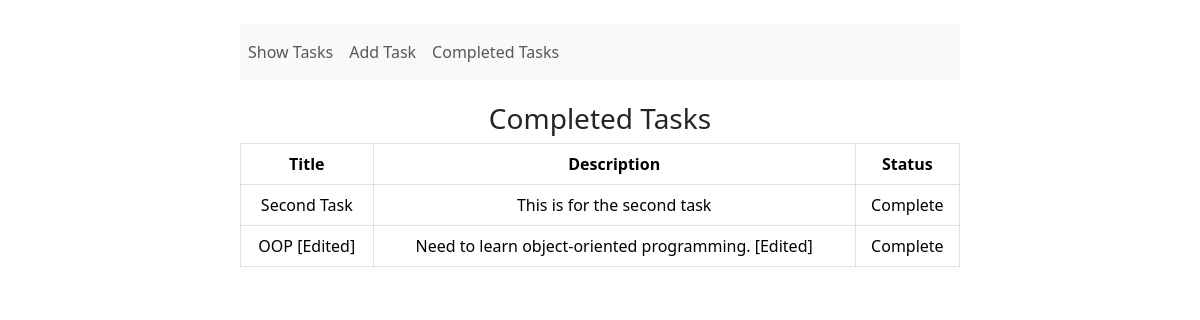
Screenshot of /completed-tasks/ with the database file from the repository.
### todo/models.py (models this page shows)
class TaskModel(models.Model):
    id = models.IntegerField(primary_key=True, auto_created=True)
    taskTitle = models.CharField(max_length=50)
    taskDescription = models.TextField(max_length=500)
    is_completed = models.BooleanField(default=False)

### todo/views.py (the view)
# urls.py: path('completed-tasks/', views.completedTasks, name='completed-tasks'),
def completedTasks(request):
    task = TaskModel.objects.all()
    return render(request, 'completed_tasks.html', {'data': task})

### todo/templates/completed_tasks.html (shortened to what this page needs)
{% extends 'base.html' %}
{% block content %}
<div style="text-align: center;">
    <h3 style="margin-top: 3%;">Completed Tasks</h3>
    <table class="table table-bordered">
        <thead>
          <tr>
            <th scope="col">Title</th>
            <th scope="col">Description</th>
            <th scope="col">Status</th>
          </tr>
        </thead>
        <tbody>
            {% for task in data %}
                {% if task.is_completed == True %}
                <tr>
                    <td>{{ task.taskTitle }}</td>
                    <td>{{task.taskDescription}}</td>
                    <td>Complete</td>
                </tr>
                {% endif %}
            {% endfor %}
        </tbody>
      </table>
</div>
{% endblock %}

### rows the page displays
TaskModel: taskTitle "Second Task", taskDescription "This is for the second task"
TaskModel: taskTitle "OOP [Edited]", taskDescription "Need to learn object-oriented programming. [Edited]"
